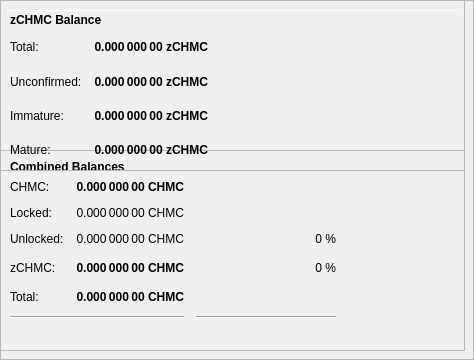
        <widget class="QFrame" name="frameObfuscation">
         <property name="minimumSize">
          <size>
           <width>0</width>
           <height>350</height>
          </size>
         </property>
         <property name="layoutDirection">
          <enum>Qt::LeftToRight</enum>
         </property>
         <property name="frameShape">
          <enum>QFrame::StyledPanel</enum>
         </property>
         <property name="frameShadow">
          <enum>QFrame::Raised</enum>
         </property>
         <widget class="QPushButton" name="runAutoDenom">
          <property name="geometry">
           <rect>
            <x>251</x>
            <y>17</y>
            <width>1</width>
            <height>1</height>
           </rect>
          </property>
          <property name="palette">
           <palette>
            <active>
             <colorrole role="WindowText">
              <brush brushstyle="SolidPattern">
               <color alpha="255">
                <red>0</red>
                <green>0</green>
                <blue>0</blue>
               </color>
              </brush>
             </colorrole>
             <colorrole role="Button">
              <brush brushstyle="SolidPattern">
               <color alpha="255">
                <red>239</red>
                <green>238</green>
                <blue>238</blue>
               </color>
              </brush>
             </colorrole>
             <colorrole role="Light">
              <brush brushstyle="SolidPattern">
               <color alpha="255">
                <red>255</red>
                <green>255</green>
                <blue>255</blue>
               </color>
              </brush>
             </colorrole>
             <colorrole role="Midlight">
              <brush brushstyle="SolidPattern">
               <color alpha="255">
                <red>247</red>
                <green>246</green>
                <blue>246</blue>
               </color>
              </brush>
             </colorrole>
             <colorrole role="Dark">
              <brush brushstyle="SolidPattern">
               <color alpha="255">
                <red>119</red>
                <green>119</green>
                <blue>119</blue>
               </color>
              </brush>
             </colorrole>
             <colorrole role="Mid">
              <brush brushstyle="SolidPattern">
               <color alpha="255">
                <red>159</red>
                <green>159</green>
                <blue>159</blue>
               </color>
              </brush>
             </colorrole>
             <colorrole role="Text">
              <brush brushstyle="SolidPattern">
               <color alpha="255">
                <red>0</red>
                <green>0</green>
                <blue>0</blue>
               </color>
              </brush>
             </colorrole>
             <colorrole role="BrightText">
              <brush brushstyle="SolidPattern">
               <color alpha="255">
                <red>255</red>
                <green>255</green>
                <blue>255</blue>
               </color>
              </brush>
             </colorrole>
             <colorrole role="ButtonText">
              <brush brushstyle="SolidPattern">
               <color alpha="255">
                <red>0</red>
                <green>0</green>
                <blue>0</blue>
               </color>
              </brush>
             </colorrole>
             <colorrole role="Base">
              <brush brushstyle="SolidPattern">
               <color alpha="255">
                <red>255</red>
                <green>255</green>
                <blue>255</blue>
               </color>
              </brush>
             </colorrole>
             <colorrole role="Window">
              <brush brushstyle="SolidPattern">
               <color alpha="255">
                <red>239</red>
                <green>238</green>
                <blue>238</blue>
               </color>
              </brush>
             </colorrole>
             <colorrole role="Shadow">
              <brush brushstyle="SolidPattern">
               <color alpha="255">
                <red>0</red>
                <green>0</green>
                <blue>0</blue>
               </color>
              </brush>
             </colorrole>
             <colorrole role="AlternateBase">
              <brush brushstyle="SolidPattern">
               <color alpha="255">
                <red>247</red>
                <green>246</green>
                <blue>246</blue>
               </color>
              </brush>
             </colorrole>
             <colorrole role="ToolTipBase">
              <brush brushstyle="SolidPattern">
               <color alpha="255">
                <red>255</red>
                <green>255</green>
                <blue>220</blue>
               </color>
              </brush>
             </colorrole>
             <colorrole role="ToolTipText">
              <brush brushstyle="SolidPattern">
               <color alpha="255">
                <red>0</red>
                <green>0</green>
                <blue>0</blue>
               </color>
              </brush>
             </colorrole>
            </active>
            <inactive>
             <colorrole role="WindowText">
              <brush brushstyle="SolidPattern">
               <color alpha="255">
                <red>0</red>
                <green>0</green>
                <blue>0</blue>
               </color>
              </brush>
             </colorrole>
             <colorrole role="Button">
              <brush brushstyle="SolidPattern">
               <color alpha="255">
                <red>239</red>
                <green>238</green>
                <blue>238</blue>
               </color>
              </brush>
             </colorrole>
             <colorrole role="Light">
              <brush brushstyle="SolidPattern">
               <color alpha="255">
                <red>255</red>
                <green>255</green>
                <blue>255</blue>
               </color>
              </brush>
             </colorrole>
             <colorrole role="Midlight">
              <brush brushstyle="SolidPattern">
               <color alpha="255">
                <red>247</red>
                <green>246</green>
                <blue>246</blue>
               </color>
              </brush>
             </colorrole>
             <colorrole role="Dark">
              <brush brushstyle="SolidPattern">
               <color alpha="255">
                <red>119</red>
                <green>119</green>
                <blue>119</blue>
               </color>
              </brush>
             </colorrole>
             <colorrole role="Mid">
              <brush brushstyle="SolidPattern">
               <color alpha="255">
                <red>159</red>
                <green>159</green>
                <blue>159</blue>
               </color>
              </brush>
             </colorrole>
             <colorrole role="Text">
              <brush brushstyle="SolidPattern">
               <color alpha="255">
                <red>0</red>
                <green>0</green>
                <blue>0</blue>
               </color>
              </brush>
             </colorrole>
             <colorrole role="BrightText">
              <brush brushstyle="SolidPattern">
               <color alpha="255">
                <red>255</red>
                <green>255</green>
                <blue>255</blue>
               </color>
              </brush>
             </colorrole>
             <colorrole role="ButtonText">
              <brush brushstyle="SolidPattern">
               <color alpha="255">
                <red>0</red>
                <green>0</green>
                <blue>0</blue>
               </color>
              </brush>
             </colorrole>
             <colorrole role="Base">
              <brush brushstyle="SolidPattern">
               <color alpha="255">
                <red>255</red>
                <green>255</green>
                <blue>255</blue>
               </color>
              </brush>
             </colorrole>
             <colorrole role="Window">
              <brush brushstyle="SolidPattern">
               <color alpha="255">
                <red>239</red>
                <green>238</green>
                <blue>238</blue>
               </color>
              </brush>
             </colorrole>
             <colorrole role="Shadow">
              <brush brushstyle="SolidPattern">
               <color alpha="255">
                <red>0</red>
                <green>0</green>
                <blue>0</blue>
               </color>
              </brush>
             </colorrole>
             <colorrole role="AlternateBase">
              <brush brushstyle="SolidPattern">
               <color alpha="255">
                <red>247</red>
                <green>246</green>
                <blue>246</blue>
               </color>
              </brush>
             </colorrole>
             <colorrole role="ToolTipBase">
              <brush brushstyle="SolidPattern">
               <color alpha="255">
                <red>255</red>
                <green>255</green>
                <blue>220</blue>
               </color>
              </brush>
             </colorrole>
             <colorrole role="ToolTipText">
              <brush brushstyle="SolidPattern">
               <color alpha="255">
                <red>0</red>
                <green>0</green>
                <blue>0</blue>
               </color>
              </brush>
             </colorrole>
            </inactive>
            <disabled>
             <colorrole role="WindowText">
              <brush brushstyle="SolidPattern">
               <color alpha="255">
                <red>119</red>
                <green>119</green>
                <blue>119</blue>
               </color>
              </brush>
             </colorrole>
             <colorrole role="Button">
              <brush brushstyle="SolidPattern">
               <color alpha="255">
                <red>239</red>
                <green>238</green>
                <blue>238</blue>
               </color>
              </brush>
             </colorrole>
             <colorrole role="Light">
              <brush brushstyle="SolidPattern">
               <color alpha="255">
                <red>255</red>
                <green>255</green>
                <blue>255</blue>
               </color>
              </brush>
             </colorrole>
             <colorrole role="Midlight">
              <brush brushstyle="SolidPattern">
               <color alpha="255">
                <red>247</red>
                <green>246</green>
                <blue>246</blue>
               </color>
              </brush>
             </colorrole>
             <colorrole role="Dark">
              <brush brushstyle="SolidPattern">
               <color alpha="255">
                <red>119</red>
                <green>119</green>
                <blue>119</blue>
               </color>
              </brush>
             </colorrole>
             <colorrole role="Mid">
              <brush brushstyle="SolidPattern">
               <color alpha="255">
                <red>159</red>
                <green>159</green>
                <blue>159</blue>
               </color>
              </brush>
             </colorrole>
             <colorrole role="Text">
              <brush brushstyle="SolidPattern">
               <color alpha="255">
                <red>119</red>
                <green>119</green>
                <blue>119</blue>
               </color>
              </brush>
             </colorrole>
             <colorrole role="BrightText">
              <brush brushstyle="SolidPattern">
               <color alpha="255">
                <red>255</red>
                <green>255</green>
                <blue>255</blue>
               </color>
              </brush>
             </colorrole>
             <colorrole role="ButtonText">
              <brush brushstyle="SolidPattern">
               <color alpha="255">
                <red>119</red>
                <green>119</green>
                <blue>119</blue>
               </color>
              </brush>
             </colorrole>
             <colorrole role="Base">
              <brush brushstyle="SolidPattern">
               <color alpha="255">
                <red>239</red>
                <green>238</green>
                <blue>238</blue>
               </color>
              </brush>
             </colorrole>
             <colorrole role="Window">
              <brush brushstyle="SolidPattern">
               <color alpha="255">
                <red>239</red>
                <green>238</green>
                <blue>238</blue>
               </color>
              </brush>
             </colorrole>
             <colorrole role="Shadow">
              <brush brushstyle="SolidPattern">
               <color alpha="255">
                <red>0</red>
                <green>0</green>
                <blue>0</blue>
               </color>
              </brush>
             </colorrole>
             <colorrole role="AlternateBase">
              <brush brushstyle="SolidPattern">
               <color alpha="255">
                <red>239</red>
                <green>238</green>
                <blue>238</blue>
               </color>
              </brush>
             </colorrole>
             <colorrole role="ToolTipBase">
              <brush brushstyle="SolidPattern">
               <color alpha="255">
                <red>255</red>
                <green>255</green>
                <blue>220</blue>
               </color>
              </brush>
             </colorrole>
             <colorrole role="ToolTipText">
              <brush brushstyle="SolidPattern">
               <color alpha="255">
                <red>0</red>
                <green>0</green>
                <blue>0</blue>
               </color>
              </brush>
             </colorrole>
            </disabled>
           </palette>
          </property>
          <property name="focusPolicy">
           <enum>Qt::NoFocus</enum>
          </property>
          <property name="autoFillBackground">
           <bool>true</bool>
          </property>
          <property name="text">
           <string/>
          </property>
          <property name="flat">
           <bool>true</bool>
          </property>
         </widget>
         <widget class="Line" name="line">
          <property name="geometry">
           <rect>
            <x>7</x>
            <y>10</y>
            <width>451</width>
            <height>1</height>
           </rect>
          </property>
          <property name="orientation">
           <enum>Qt::Horizontal</enum>
          </property>
         </widget>
         <widget class="QFrame" name="frame_3">
          <property name="geometry">
           <rect>
            <x>0</x>
            <y>150</y>
            <width>465</width>
            <height>201</height>
           </rect>
          </property>
          <property name="frameShape">
           <enum>QFrame::StyledPanel</enum>
          </property>
          <property name="frameShadow">
           <enum>QFrame::Raised</enum>
          </property>
          <layout class="QVBoxLayout" name="verticalLayout_5">
           <item>
            <layout class="QHBoxLayout" name="horizontalLayout_5" stretch="0">
             <item>
              <widget class="QLabel" name="label_5z">
               <property name="maximumSize">
                <size>
                 <width>16777215</width>
                 <height>20</height>
                </size>
               </property>
               <property name="font">
                <font>
                 <weight>75</weight>
                 <bold>true</bold>
                </font>
               </property>
               <property name="toolTip">
                <string>Combined Balances (including unconfirmed and immature coins)</string>
               </property>
               <property name="text">
                <string>&lt;html&gt;&lt;head/&gt;&lt;body&gt;&lt;p&gt;Combined Balances&lt;/p&gt;&lt;/body&gt;&lt;/html&gt;</string>
               </property>
              </widget>
             </item>
            </layout>
           </item>
           <item>
            <layout class="QGridLayout" name="gridLayout_3">
             <property name="spacing">
              <number>12</number>
             </property>
             <item row="7" column="0" colspan="2">
              <widget class="Line" name="lineSpendableBalance_3">
               <property name="orientation">
                <enum>Qt::Horizontal</enum>
               </property>
              </widget>
             </item>
             <item row="7" column="2">
              <widget class="Line" name="lineWatchBalance_3">
               <property name="sizePolicy">
                <sizepolicy hsizetype="Preferred" vsizetype="Fixed">
                 <horstretch>0</horstretch>
                 <verstretch>0</verstretch>
                </sizepolicy>
               </property>
               <property name="minimumSize">
                <size>
                 <width>140</width>
                 <height>0</height>
                </size>
               </property>
               <property name="orientation">
                <enum>Qt::Horizontal</enum>
               </property>
              </widget>
             </item>
             <item row="4" column="1">
              <widget class="QLabel" name="labelzBalancez">
               <property name="font">
                <font>
                 <weight>75</weight>
                 <bold>true</bold>
                </font>
               </property>
               <property name="cursor">
                <cursorShape>IBeamCursor</cursorShape>
               </property>
               <property name="toolTip">
                <string>Total of transactions that have yet to be confirmed, and do not yet count toward the spendable balance</string>
               </property>
               <property name="text">
                <string notr="true">0.000 000 00 CHMC</string>
               </property>
               <property name="alignment">
                <set>Qt::AlignRight|Qt::AlignTrailing|Qt::AlignVCenter</set>
               </property>
               <property name="textInteractionFlags">
                <set>Qt::LinksAccessibleByMouse|Qt::TextSelectableByKeyboard|Qt::TextSelectableByMouse</set>
               </property>
              </widget>
             </item>
             <item row="6" column="1">
              <widget class="QLabel" name="labelTotalz">
               <property name="font">
                <font>
                 <weight>75</weight>
                 <bold>true</bold>
                </font>
               </property>
               <property name="cursor">
                <cursorShape>IBeamCursor</cursorShape>
               </property>
               <property name="toolTip">
                <string>Total Balance, including unconfirmed and immature coins.</string>
               </property>
               <property name="text">
                <string notr="true">0.000 000 00 CHMC</string>
               </property>
               <property name="alignment">
                <set>Qt::AlignRight|Qt::AlignTrailing|Qt::AlignVCenter</set>
               </property>
               <property name="textInteractionFlags">
                <set>Qt::LinksAccessibleByMouse|Qt::TextSelectableByKeyboard|Qt::TextSelectableByMouse</set>
               </property>
              </widget>
             </item>
             <item row="4" column="3">
              <spacer name="horizontalSpacer_6">
               <property name="orientation">
                <enum>Qt::Horizontal</enum>
               </property>
               <property name="sizeHint" stdset="0">
                <size>
                 <width>40</width>
                 <height>20</height>
                </size>
               </property>
              </spacer>
             </item>
             <item row="6" column="0">
              <widget class="QLabel" name="labelTotalTextz">
               <property name="text">
                <string>Total:</string>
               </property>
              </widget>
             </item>
             <item row="1" column="0">
              <widget class="QLabel" name="labelBalanceTextz">
               <property name="text">
                <string>CHMC:</string>
               </property>
              </widget>
             </item>
             <item row="1" column="1">
              <widget class="QLabel" name="labelBalancez">
               <property name="font">
                <font>
                 <weight>75</weight>
                 <bold>true</bold>
                </font>
               </property>
               <property name="cursor">
                <cursorShape>IBeamCursor</cursorShape>
               </property>
               <property name="toolTip">
                <string>Your current spendable balance</string>
               </property>
               <property name="text">
                <string notr="true">0.000 000 00 CHMC</string>
               </property>
               <property name="alignment">
                <set>Qt::AlignRight|Qt::AlignTrailing|Qt::AlignVCenter</set>
               </property>
               <property name="textInteractionFlags">
                <set>Qt::LinksAccessibleByMouse|Qt::TextSelectableByKeyboard|Qt::TextSelectableByMouse</set>
               </property>
              </widget>
             </item>
             <item row="4" column="0">
              <widget class="QLabel" name="labelzBalanceTextz">
               <property name="toolTip">
                <string/>
               </property>
               <property name="text">
                <string>zCHMC:</string>
               </property>
              </widget>
             </item>
             <item row="4" column="2">
              <widget class="QLabel" name="labelzCHMCPercent">
               <property name="toolTip">
                <string>Current percentage of zCHMC.
If AutoMint is enabled this percentage will settle around the configured AutoMint percentage (default = 10%)</string>
               </property>
               <property name="text">
                <string>0 %</string>
               </property>
               <property name="alignment">
                <set>Qt::AlignRight|Qt::AlignTrailing|Qt::AlignVCenter</set>
               </property>
              </widget>
             </item>
             <item row="6" column="2">
              <widget class="QLabel" name="label100Percent">
               <property name="text">
                <string/>
               </property>
               <property name="alignment">
                <set>Qt::AlignRight|Qt::AlignTrailing|Qt::AlignVCenter</set>
               </property>
              </widget>
             </item>
             <item row="2" column="1">
              <widget class="QLabel" name="labelLockedBalance">
               <property name="toolTip">
                <string>Locked CHMC or Masternode collaterals. These are excluded from zCHMC minting.</string>
               </property>
               <property name="text">
                <string>0.000 000 00 CHMC</string>
               </property>
               <property name="alignment">
                <set>Qt::AlignRight|Qt::AlignTrailing|Qt::AlignVCenter</set>
               </property>
              </widget>
             </item>
             <item row="2" column="0">
              <widget class="QLabel" name="labelLockedBalanceText">
               <property name="toolTip">
                <string>Locked CHMC or Masternode collaterals. These are excluded from zCHMC minting.</string>
               </property>
               <property name="text">
                <string>Locked:</string>
               </property>
              </widget>
             </item>
             <item row="3" column="0">
              <widget class="QLabel" name="labelUnLockedBalanceText">
               <property name="toolTip">
                <string>Unlocked CHMCs. These can be used for zCHMC minting.</string>
               </property>
               <property name="text">
                <string>Unlocked:</string>
               </property>
              </widget>
             </item>
             <item row="3" column="1">
              <widget class="QLabel" name="labelUnLockedBalance">
               <property name="toolTip">
                <string>Unlocked CHMCs. These can be used for zCHMC minting.</string>
               </property>
               <property name="text">
                <string>0.000 000 00 CHMC</string>
               </property>
               <property name="alignment">
                <set>Qt::AlignRight|Qt::AlignTrailing|Qt::AlignVCenter</set>
               </property>
              </widget>
             </item>
             <item row="3" column="2">
              <widget class="QLabel" name="labelCHMCPercent">
               <property name="text">
                <string>0 %</string>
               </property>
               <property name="alignment">
                <set>Qt::AlignRight|Qt::AlignTrailing|Qt::AlignVCenter</set>
               </property>
              </widget>
             </item>
            </layout>
           </item>
           <item>
            <spacer name="verticalSpacer">
             <property name="orientation">
              <enum>Qt::Vertical</enum>
             </property>
             <property name="sizeHint" stdset="0">
              <size>
               <width>20</width>
               <height>40</height>
              </size>
             </property>
            </spacer>
           </item>
          </layout>
         </widget>
         <widget class="QFrame" name="frame_4">
          <property name="geometry">
           <rect>
            <x>0</x>
            <y>0</y>
            <width>465</width>
            <height>171</height>
           </rect>
          </property>
          <property name="frameShape">
           <enum>QFrame::StyledPanel</enum>
          </property>
          <property name="frameShadow">
           <enum>QFrame::Raised</enum>
          </property>
          <layout class="QVBoxLayout" name="verticalLayout_7">
           <item>
            <layout class="QHBoxLayout" name="horizontalLayout_8" stretch="0">
             <item>
              <widget class="QLabel" name="label_5z_3">
               <property name="maximumSize">
                <size>
                 <width>16777215</width>
                 <height>20</height>
                </size>
               </property>
               <property name="font">
                <font>
                 <weight>75</weight>
                 <bold>true</bold>
                </font>
               </property>
               <property name="text">
                <string>zCHMC Balance</string>
               </property>
              </widget>
             </item>
            </layout>
           </item>
           <item>
            <layout class="QGridLayout" name="gridLayout_5">
             <property name="spacing">
              <number>12</number>
             </property>
             <item row="4" column="0">
              <widget class="QLabel" name="labelzBalanceMatureText">
               <property name="toolTip">
                <string>Mature: more than 20 confirmation and more than 1 mints of the same denomination after it was minted.
These zCHMC are spendable.</string>
               </property>
               <property name="text">
                <string>Mature:</string>
               </property>
              </widget>
             </item>
             <item row="1" column="1">
              <widget class="QLabel" name="labelzBalance">
               <property name="font">
                <font>
                 <weight>75</weight>
                 <bold>true</bold>
                </font>
               </property>
               <property name="cursor">
                <cursorShape>IBeamCursor</cursorShape>
               </property>
               <property name="toolTip">
                <string>All available zCHMC, unconfirmed and immature zCHMC included.</string>
               </property>
               <property name="text">
                <string notr="true">0.000 000 00 zCHMC</string>
               </property>
               <property name="alignment">
                <set>Qt::AlignRight|Qt::AlignTrailing|Qt::AlignVCenter</set>
               </property>
               <property name="textInteractionFlags">
                <set>Qt::LinksAccessibleByMouse|Qt::TextSelectableByKeyboard|Qt::TextSelectableByMouse</set>
               </property>
              </widget>
             </item>
             <item row="1" column="0">
              <widget class="QLabel" name="labelzBalanceText">
               <property name="toolTip">
                <string>All available zCHMC, unconfirmed and immature zCHMC included.</string>
               </property>
               <property name="text">
                <string>Total:</string>
               </property>
              </widget>
             </item>
             <item row="1" column="2">
              <spacer name="horizontalSpacer_8">
               <property name="orientation">
                <enum>Qt::Horizontal</enum>
               </property>
               <property name="sizeHint" stdset="0">
                <size>
                 <width>40</width>
                 <height>20</height>
                </size>
               </property>
              </spacer>
             </item>
             <item row="4" column="2">
              <spacer name="horizontalSpacer_4">
               <property name="orientation">
                <enum>Qt::Horizontal</enum>
               </property>
               <property name="sizeHint" stdset="0">
                <size>
                 <width>40</width>
                 <height>20</height>
                </size>
               </property>
              </spacer>
             </item>
             <item row="4" column="1">
              <widget class="QLabel" name="labelzBalanceMature">
               <property name="font">
                <font>
                 <weight>75</weight>
                 <bold>true</bold>
                </font>
               </property>
               <property name="toolTip">
                <string>Mature: more than 20 confirmation and more than 1 mints of the same denomination after it was minted.
These zCHMC are spendable.</string>
               </property>
               <property name="text">
                <string>0.000 000 00 zCHMC</string>
               </property>
               <property name="alignment">
                <set>Qt::AlignRight|Qt::AlignTrailing|Qt::AlignVCenter</set>
               </property>
              </widget>
             </item>
             <item row="2" column="0">
              <widget class="QLabel" name="labelzBalanceUnconfirmedText">
               <property name="toolTip">
                <string>Unconfirmed: less than 20 confirmations
Immature: confirmed, but less than 1 mints of the same denomination after it was minted</string>
               </property>
               <property name="text">
                <string>Unconfirmed:</string>
               </property>
              </widget>
             </item>
             <item row="2" column="1">
              <widget class="QLabel" name="labelzBalanceUnconfirmed">
               <property name="font">
                <font>
                 <weight>75</weight>
                 <bold>true</bold>
                </font>
               </property>
               <property name="toolTip">
                <string>Unconfirmed: less than 20 confirmations
Immature: confirmed, but less than 1 mints of the same denomination after it was minted</string>
               </property>
               <property name="text">
                <string>0.000 000 00 zCHMC</string>
               </property>
               <property name="alignment">
                <set>Qt::AlignRight|Qt::AlignTrailing|Qt::AlignVCenter</set>
               </property>
              </widget>
             </item>
             <item row="2" column="2">
              <spacer name="horizontalSpacer_5">
               <property name="orientation">
                <enum>Qt::Horizontal</enum>
               </property>
               <property name="sizeHint" stdset="0">
                <size>
                 <width>40</width>
                 <height>20</height>
                </size>
               </property>
              </spacer>
             </item>
             <item row="3" column="0">
              <widget class="QLabel" name="labelzBalanceImmatureText">
               <property name="toolTip">
                <string>Unconfirmed: less than 20 confirmations
Immature: confirmed, but less than 1 mints of the same denomination after it was minted</string>
               </property>
               <property name="text">
                <string>Immature:</string>
               </property>
              </widget>
             </item>
             <item row="3" column="1">
              <widget class="QLabel" name="labelzBalanceImmature">
               <property name="font">
                <font>
                 <weight>75</weight>
                 <bold>true</bold>
                </font>
               </property>
               <property name="toolTip">
                <string>Unconfirmed: less than 20 confirmations
Immature: confirmed, but less than 1 mints of the same denomination after it was minted</string>
               </property>
               <property name="text">
                <string>0.000 000 00 zCHMC</string>
               </property>
               <property name="alignment">
                <set>Qt::AlignRight|Qt::AlignTrailing|Qt::AlignVCenter</set>
               </property>
              </widget>
             </item>
             <item row="3" column="2">
              <spacer name="horizontalSpacer_7">
               <property name="orientation">
                <enum>Qt::Horizontal</enum>
               </property>
               <property name="sizeHint" stdset="0">
                <size>
                 <width>40</width>
                 <height>20</height>
                </size>
               </property>
              </spacer>
             </item>
            </layout>
           </item>
          </layout>
         </widget>
        </widget>
